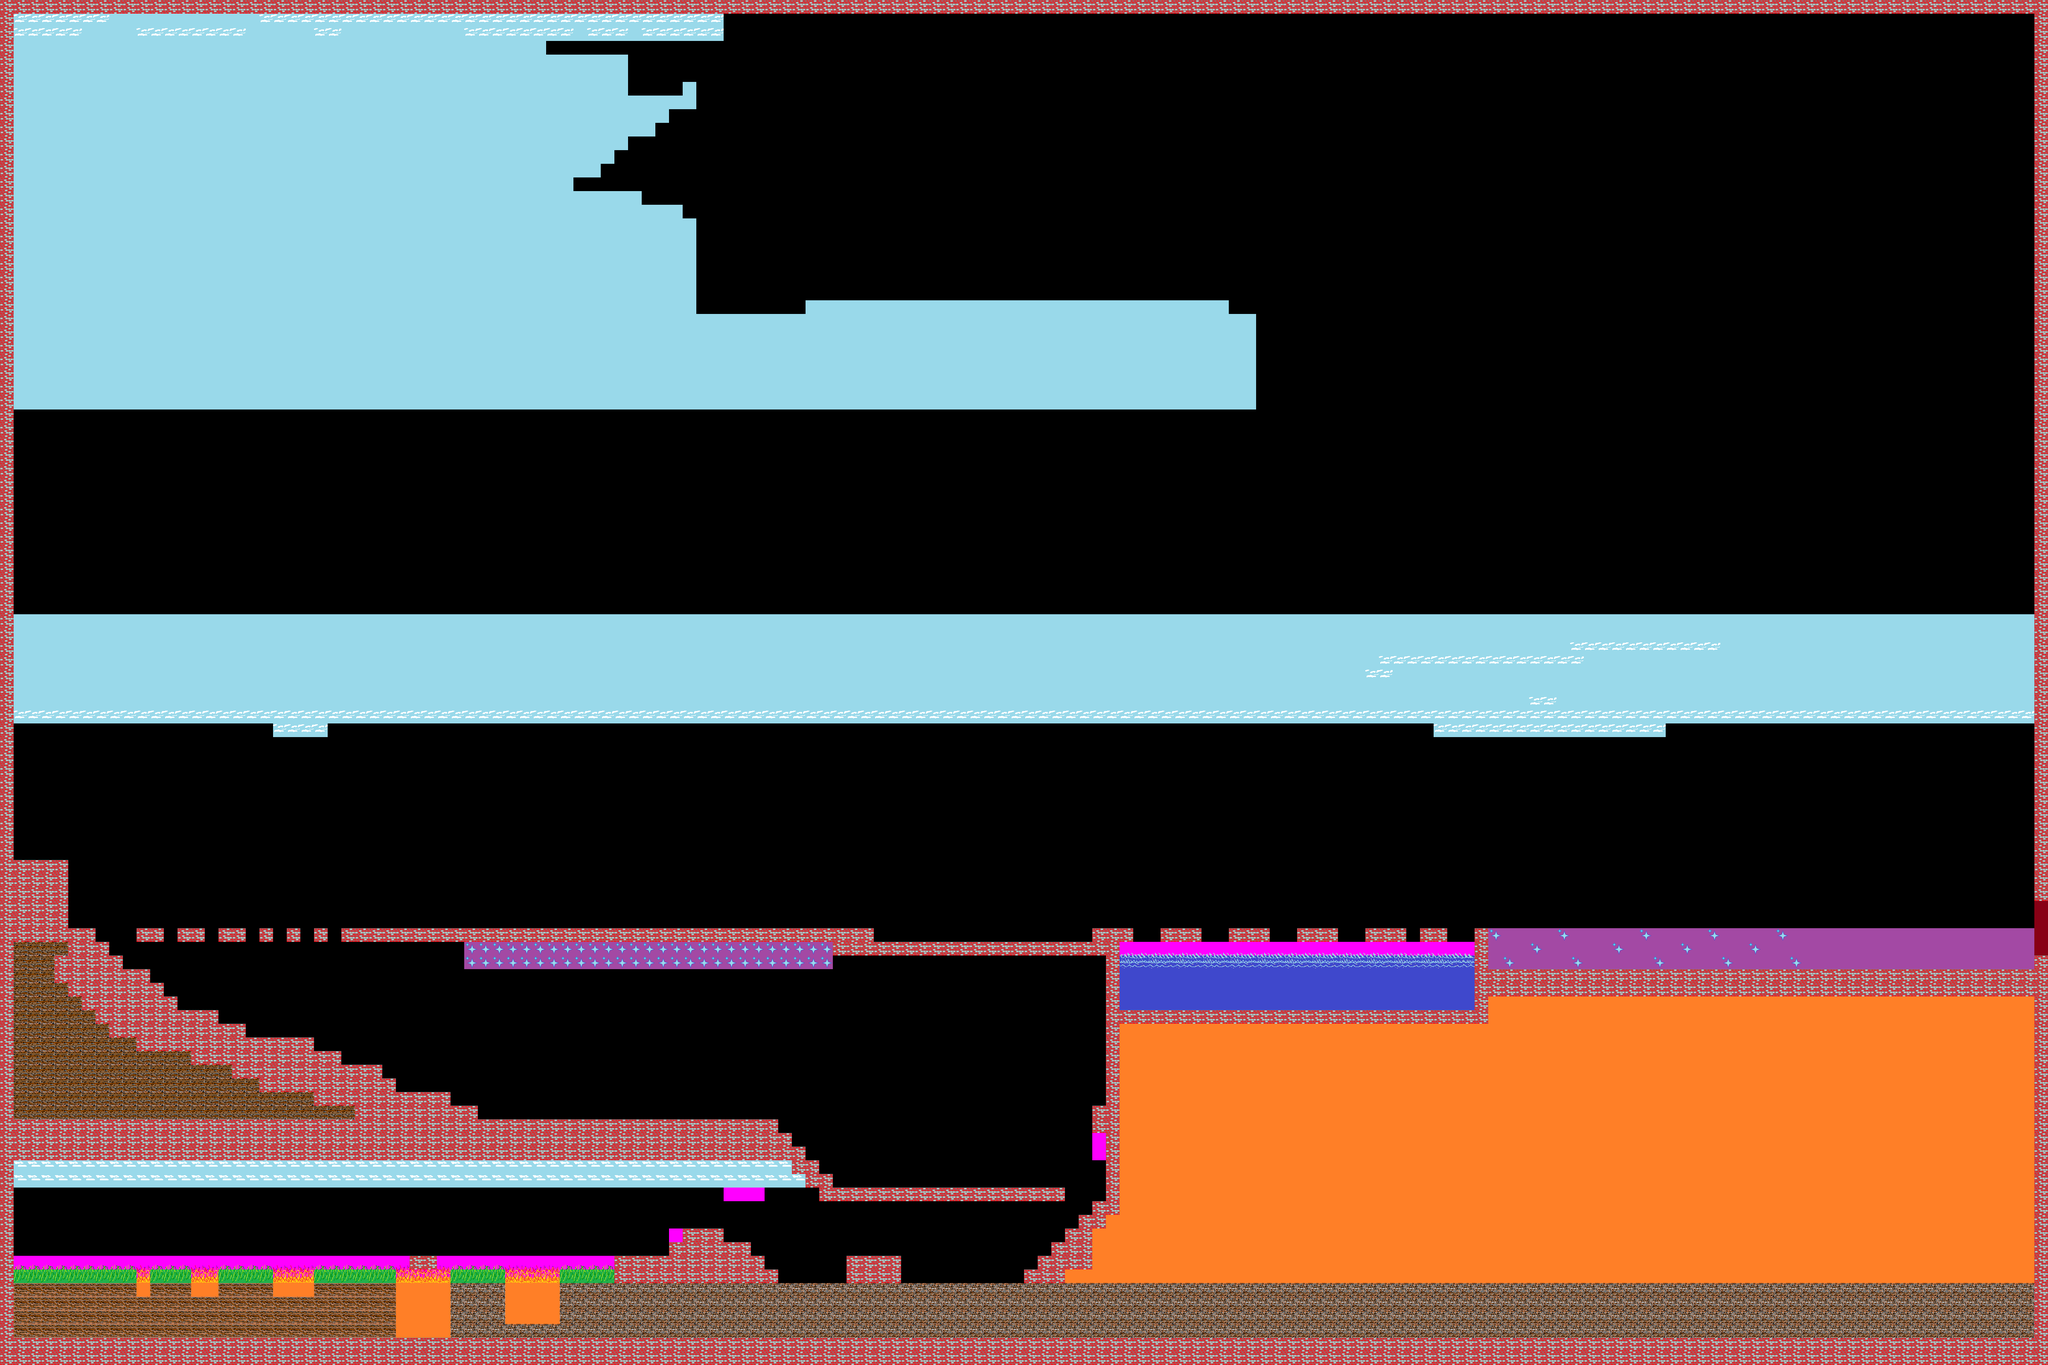

This is a level from a 2D game, rendered from its Tiled map with the project's own tilesets. A one-line summary and the map file follow, with tile-layer data summarised:
An orthogonal 150x100 tile map with 32x32 px tiles, 1 tile layer (Tile Layer 1) and 1 object (Player).

<map version="1.0" orientation="orthogonal" width="150" height="100" tilewidth="32" tileheight="32">
 <tileset firstgid="1" name="gametileset" tilewidth="32" tileheight="32">
  <image source="gametileset.png" trans="ff00ff" width="320" height="320" />
 </tileset>
 <layer name="Tile Layer 1" width="150" height="100">
  <data>[15000 cells, 6769 non-empty, 25 distinct tile ids]</data>
 </layer>
 <objectgroup name="Object Layer 1" width="150" height="100">
  <object name="Player" type="Player" x="99" y="2863" width="53" height="77" />
 </objectgroup>
</map>